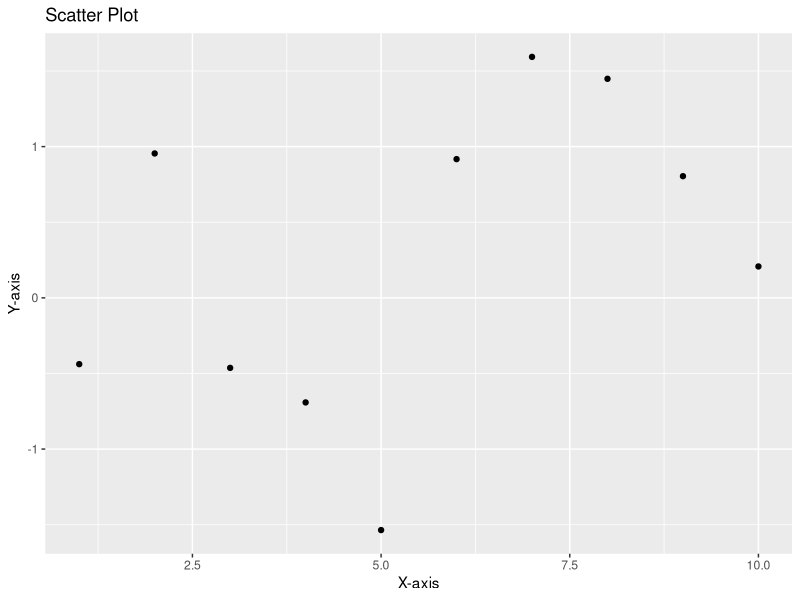
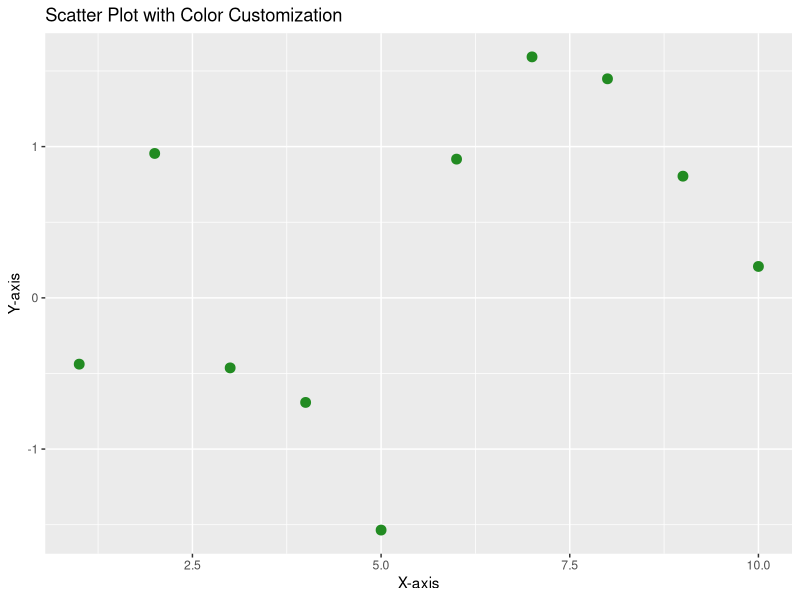
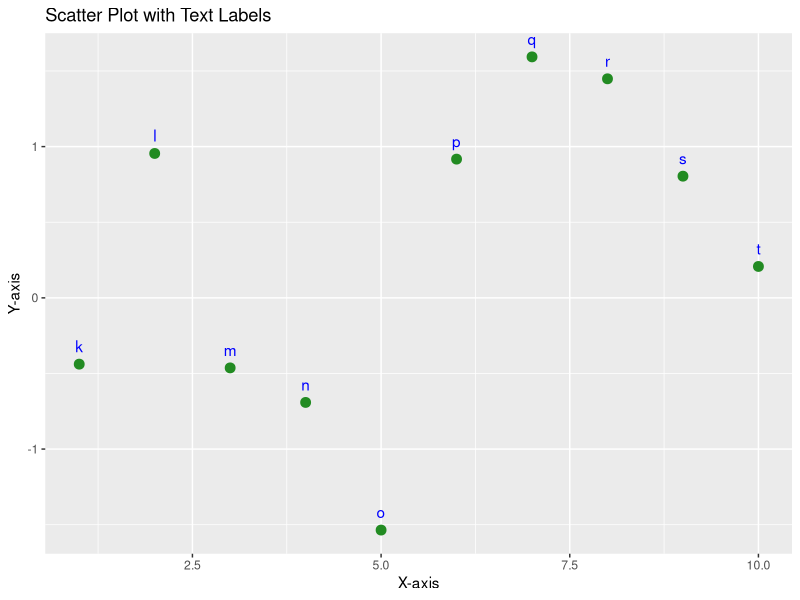
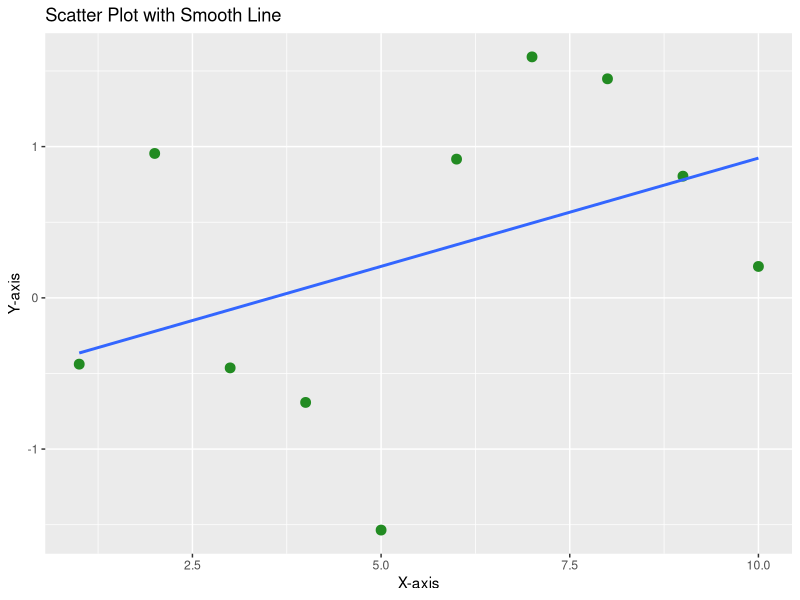
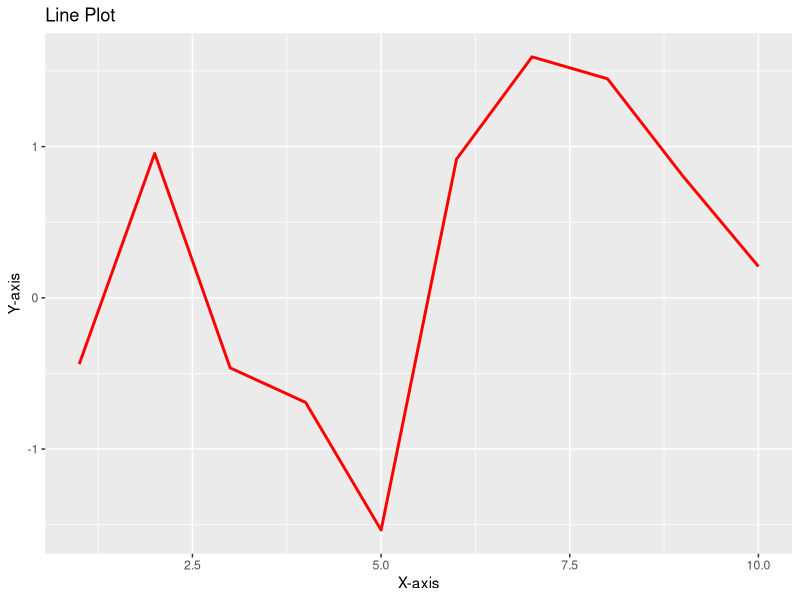
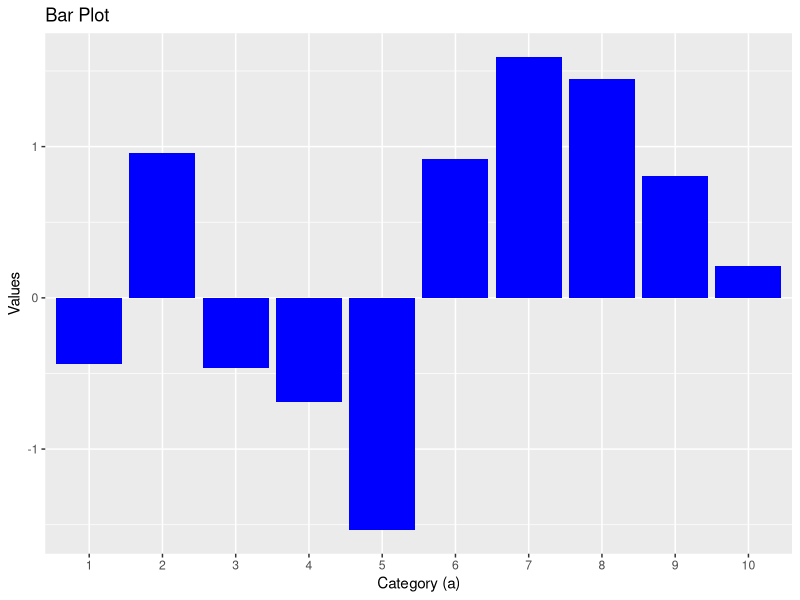

Write the R code that produced these figures, in order.
# Step 1:
install.packages("ggplot2")
library(ggplot2)

# Step 2:
data <- data.frame(
  a = 1:10,
  b = rnorm(10),
  label = letters[11:20]
)

print(data)

# Step 3.1.1: Scatter plot
ggplot(data = data, aes(x = a, y = b)) +
  geom_point() +
  labs(title = "Scatter Plot", x = "X-axis", y = "Y-axis")

# Step 3.1.2: Scatter plot with color
ggplot(data = data, aes(x = a, y = b)) +
  geom_point(color = "forestgreen", size = 3) +
  labs(title = "Scatter Plot with Color Customization", x = "X-axis", y = "Y-axis")

# Step 3.1.3: Scatter plot with labels
ggplot(data = data, aes(x = a, y = b)) +
  geom_point(color = "forestgreen", size = 3) +
  geom_text(aes(label = label), vjust = -1, color = "blue") +
  labs(title = "Scatter Plot with Text Labels", x = "X-axis", y = "Y-axis")

# Step 3.1.4: Scatter plot with smooth line
ggplot(data = data, aes(x = a, y = b)) +
  geom_point(color = "forestgreen", size = 3) +
  geom_smooth(method = "lm", se = FALSE) +
  labs(title = "Scatter Plot with Smooth Line", x = "X-axis", y = "Y-axis")

# Step 3.2: Line plot
ggplot(data = data, aes(x = a, y = b)) +
  geom_line(color = "red", linewidth = 1) +
  labs(title = "Line Plot", x = "X-axis", y = "Y-axis")

# Step 3.3: Bar plot
ggplot(data = data, aes(x = factor(a), y = b)) +
  geom_bar(stat = "identity", fill = "blue") +
  labs(title = "Bar Plot", x = "Category (a)", y = "Values")
